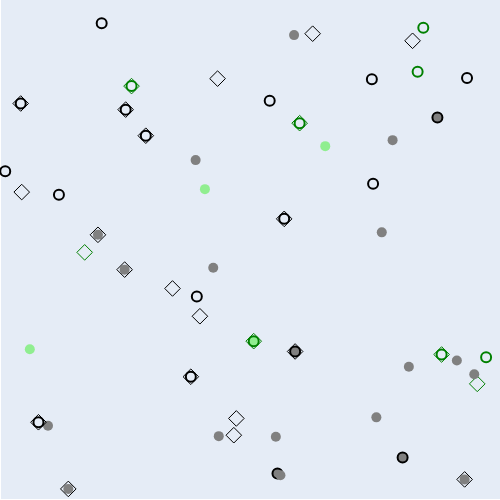

Here is the notebook cell this chart was saved with:
### Code cell
fig = go.Figure()

for i in range(100):
    if i in indices4:
        fillcolor='lightgreen'
        color = 'green'
    else:
        fillcolor = 'grey'
        color = 'black'
    
    if i in indices1:
        fig.add_trace(go.Scatter(
            x=[points[i, 0]], 
            y=[points[i, 1]],
            mode='markers',
            marker=dict(
                size=10,
                color=fillcolor,
            ),
        ))
        
    if i in indices2:
        fig.add_trace(go.Scatter(
            x=[points[i, 0]], 
            y=[points[i, 1]],
            mode='markers',
            marker=dict(
                size=10,
                color='rgba(0, 0, 0, 0)',
                line=dict(
                    color=color,
                    width=2,
                ),
            ),
        ))

    if i in indices3:
        fig.add_trace(go.Scatter(
            x=[points[i, 0]], 
            y=[points[i, 1]],
            mode='markers',
            marker=dict(
                size=12,
                symbol='diamond-open',
                color=color,
            ),
            line=dict(
                color=color,
                width=2,
            ),
        ))


fig.update_layout(
    xaxis=dict(
        range=[0, 1],
        showgrid=False,
        showline=False,
        showticklabels=False,
    ),
    yaxis=dict(
        range=[0, 1],
        showgrid=False,
        showline=False,
        showticklabels=False,
    ),
    showlegend=False,
    margin=dict(
        l=0,
        r=0,
        b=0,
        t=0,
    ),
    width=500,
    height=500,
)

### Figure 1 — Plotly figure (JSON) as saved in the notebook; plotly's stock layout.template omitted (floating-point values rounded to 4 significant figures)
{"data": [{"marker": {"color": "rgba(0, 0, 0, 0)", "line": {"color": "black", "width": 2}, "size": 10}, "mode": "markers", "x": [0.5394], "y": [0.7985], "type": "scatter"}, {"marker": {"color": "lightgreen", "size": 10}, "mode": "markers", "x": [0.5074], "y": [0.3177], "type": "scatter"}, {"marker": {"color": "rgba(0, 0, 0, 0)", "line": {"color": "green", "width": 2}, "size": 10}, "mode": "markers", "x": [0.5074], "y": [0.3177], "type": "scatter"}, {"line": {"color": "green", "width": 2}, "marker": {"color": "green", "size": 12, "symbol": "diamond-open"}, "mode": "markers", "x": [0.5074], "y": [0.3177], "type": "scatter"}, {"marker": {"color": "grey", "size": 10}, "mode": "markers", "x": [0.7636], "y": [0.5353], "type": "scatter"}, {"line": {"color": "black", "width": 2}, "marker": {"color": "black", "size": 12, "symbol": "diamond-open"}, "mode": "markers", "x": [0.4727], "y": [0.1631], "type": "scatter"}, {"marker": {"color": "rgba(0, 0, 0, 0)", "line": {"color": "green", "width": 2}, "size": 10}, "mode": "markers", "x": [0.8832], "y": [0.291], "type": "scatter"}, {"line": {"color": "green", "width": 2}, "marker": {"color": "green", "size": 12, "symbol": "diamond-open"}, "mode": "markers", "x": [0.8832], "y": [0.291], "type": "scatter"}, {"marker": {"color": "grey", "size": 10}, "mode": "markers", "x": [0.8052], "y": [0.08507], "type": "scatter"}, {"marker": {"color": "rgba(0, 0, 0, 0)", "line": {"color": "black", "width": 2}, "size": 10}, "mode": "markers", "x": [0.8052], "y": [0.08507], "type": "scatter"}, {"line": {"color": "green", "width": 2}, "marker": {"color": "green", "size": 12, "symbol": "diamond-open"}, "mode": "markers", "x": [0.9545], "y": [0.2323], "type": "scatter"}, {"marker": {"color": "grey", "size": 10}, "mode": "markers", "x": [0.3912], "y": [0.6798], "type": "scatter"}, {"line": {"color": "black", "width": 2}, "marker": {"color": "black", "size": 12, "symbol": "diamond-open"}, "mode": "markers", "x": [0.8251], "y": [0.9184], "type": "scatter"}, {"marker": {"color": "rgba(0, 0, 0, 0)", "line": {"color": "black", "width": 2}, "size": 10}, "mode": "markers", "x": [0.934], "y": [0.844], "type": "scatter"}, {"marker": {"color": "grey", "size": 10}, "mode": "markers", "x": [0.8177], "y": [0.2666], "type": "scatter"}, {"marker": {"color": "rgba(0, 0, 0, 0)", "line": {"color": "green", "width": 2}, "size": 10}, "mode": "markers", "x": [0.263], "y": [0.8278], "type": "scatter"}, {"line": {"color": "green", "width": 2}, "marker": {"color": "green", "size": 12, "symbol": "diamond-open"}, "mode": "markers", "x": [0.263], "y": [0.8278], "type": "scatter"}, {"marker": {"color": "rgba(0, 0, 0, 0)", "line": {"color": "black", "width": 2}, "size": 10}, "mode": "markers", "x": [0.04146], "y": [0.793], "type": "scatter"}, {"line": {"color": "black", "width": 2}, "marker": {"color": "black", "size": 12, "symbol": "diamond-open"}, "mode": "markers", "x": [0.04146], "y": [0.793], "type": "scatter"}, {"marker": {"color": "rgba(0, 0, 0, 0)", "line": {"color": "black", "width": 2}, "size": 10}, "mode": "markers", "x": [0.7437], "y": [0.8417], "type": "scatter"}, {"marker": {"color": "grey", "size": 10}, "mode": "markers", "x": [0.096], "y": [0.1486], "type": "scatter"}, {"marker": {"color": "lightgreen", "size": 10}, "mode": "markers", "x": [0.6505], "y": [0.7077], "type": "scatter"}, {"marker": {"color": "grey", "size": 10}, "mode": "markers", "x": [0.4375], "y": [0.1277], "type": "scatter"}, {"marker": {"color": "grey", "size": 10}, "mode": "markers", "x": [0.5517], "y": [0.1265], "type": "scatter"}, {"line": {"color": "black", "width": 2}, "marker": {"color": "black", "size": 12, "symbol": "diamond-open"}, "mode": "markers", "x": [0.6253], "y": [0.9326], "type": "scatter"}, {"marker": {"color": "rgba(0, 0, 0, 0)", "line": {"color": "black", "width": 2}, "size": 10}, "mode": "markers", "x": [0.3937], "y": [0.4068], "type": "scatter"}, {"marker": {"color": "grey", "size": 10}, "mode": "markers", "x": [0.5882], "y": [0.9298], "type": "scatter"}, {"line": {"color": "black", "width": 2}, "marker": {"color": "black", "size": 12, "symbol": "diamond-open"}, "mode": "markers", "x": [0.4676], "y": [0.1296], "type": "scatter"}, {"marker": {"color": "grey", "size": 10}, "mode": "markers", "x": [0.8748], "y": [0.765], "type": "scatter"}, {"marker": {"color": "rgba(0, 0, 0, 0)", "line": {"color": "black", "width": 2}, "size": 10}, "mode": "markers", "x": [0.8748], "y": [0.765], "type": "scatter"}, {"marker": {"color": "grey", "size": 10}, "mode": "markers", "x": [0.5549], "y": [0.05295], "type": "scatter"}, {"marker": {"color": "rgba(0, 0, 0, 0)", "line": {"color": "black", "width": 2}, "size": 10}, "mode": "markers", "x": [0.5549], "y": [0.05295], "type": "scatter"}, {"line": {"color": "black", "width": 2}, "marker": {"color": "black", "size": 12, "symbol": "diamond-open"}, "mode": "markers", "x": [0.3998], "y": [0.3675], "type": "scatter"}, {"marker": {"color": "rgba(0, 0, 0, 0)", "line": {"color": "green", "width": 2}, "size": 10}, "mode": "markers", "x": [0.9722], "y": [0.2854], "type": "scatter"}, {"marker": {"color": "rgba(0, 0, 0, 0)", "line": {"color": "black", "width": 2}, "size": 10}, "mode": "markers", "x": [0.2034], "y": [0.9536], "type": "scatter"}, {"marker": {"color": "rgba(0, 0, 0, 0)", "line": {"color": "black", "width": 2}, "size": 10}, "mode": "markers", "x": [0.1179], "y": [0.6106], "type": "scatter"}, {"marker": {"color": "rgba(0, 0, 0, 0)", "line": {"color": "black", "width": 2}, "size": 10}, "mode": "markers", "x": [0.3817], "y": [0.2465], "type": "scatter"}, {"line": {"color": "black", "width": 2}, "marker": {"color": "black", "size": 12, "symbol": "diamond-open"}, "mode": "markers", "x": [0.3817], "y": [0.2465], "type": "scatter"}, {"marker": {"color": "grey", "size": 10}, "mode": "markers", "x": [0.2493], "y": [0.4607], "type": "scatter"}, {"line": {"color": "black", "width": 2}, "marker": {"color": "black", "size": 12, "symbol": "diamond-open"}, "mode": "markers", "x": [0.2493], "y": [0.4607], "type": "scatter"}, {"line": {"color": "black", "width": 2}, "marker": {"color": "black", "size": 12, "symbol": "diamond-open"}, "mode": "markers", "x": [0.4352], "y": [0.8427], "type": "scatter"}, {"line": {"color": "black", "width": 2}, "marker": {"color": "black", "size": 12, "symbol": "diamond-open"}, "mode": "markers", "x": [0.04344], "y": [0.6158], "type": "scatter"}, {"marker": {"color": "lightgreen", "size": 10}, "mode": "markers", "x": [0.4098], "y": [0.6217], "type": "scatter"}, {"marker": {"color": "grey", "size": 10}, "mode": "markers", "x": [0.7527], "y": [0.1653], "type": "scatter"}, {"marker": {"color": "rgba(0, 0, 0, 0)", "line": {"color": "black", "width": 2}, "size": 10}, "mode": "markers", "x": [0.01046], "y": [0.6577], "type": "scatter"}, {"marker": {"color": "grey", "size": 10}, "mode": "markers", "x": [0.9293], "y": [0.04119], "type": "scatter"}, {"line": {"color": "black", "width": 2}, "marker": {"color": "black", "size": 12, "symbol": "diamond-open"}, "mode": "markers", "x": [0.9293], "y": [0.04119], "type": "scatter"}, {"marker": {"color": "rgba(0, 0, 0, 0)", "line": {"color": "black", "width": 2}, "size": 10}, "mode": "markers", "x": [0.5684], "y": [0.5623], "type": "scatter"}, {"line": {"color": "black", "width": 2}, "marker": {"color": "black", "size": 12, "symbol": "diamond-open"}, "mode": "markers", "x": [0.5684], "y": [0.5623], "type": "scatter"}, {"marker": {"color": "rgba(0, 0, 0, 0)", "line": {"color": "black", "width": 2}, "size": 10}, "mode": "markers", "x": [0.2916], "y": [0.7286], "type": "scatter"}, {"line": {"color": "black", "width": 2}, "marker": {"color": "black", "size": 12, "symbol": "diamond-open"}, "mode": "markers", "x": [0.2916], "y": [0.7286], "type": "scatter"}, {"line": {"color": "black", "width": 2}, "marker": {"color": "black", "size": 12, "symbol": "diamond-open"}, "mode": "markers", "x": [0.345], "y": [0.4231], "type": "scatter"}, {"marker": {"color": "rgba(0, 0, 0, 0)", "line": {"color": "green", "width": 2}, "size": 10}, "mode": "markers", "x": [0.8466], "y": [0.9447], "type": "scatter"}, {"marker": {"color": "grey", "size": 10}, "mode": "markers", "x": [0.1959], "y": [0.5304], "type": "scatter"}, {"line": {"color": "black", "width": 2}, "marker": {"color": "black", "size": 12, "symbol": "diamond-open"}, "mode": "markers", "x": [0.1959], "y": [0.5304], "type": "scatter"}, {"marker": {"color": "grey", "size": 10}, "mode": "markers", "x": [0.5902], "y": [0.2971], "type": "scatter"}, {"marker": {"color": "rgba(0, 0, 0, 0)", "line": {"color": "black", "width": 2}, "size": 10}, "mode": "markers", "x": [0.5902], "y": [0.2971], "type": "scatter"}, {"line": {"color": "black", "width": 2}, "marker": {"color": "black", "size": 12, "symbol": "diamond-open"}, "mode": "markers", "x": [0.5902], "y": [0.2971], "type": "scatter"}, {"marker": {"color": "grey", "size": 10}, "mode": "markers", "x": [0.4265], "y": [0.4646], "type": "scatter"}, {"marker": {"color": "grey", "size": 10}, "mode": "markers", "x": [0.7852], "y": [0.7197], "type": "scatter"}, {"marker": {"color": "grey", "size": 10}, "mode": "markers", "x": [0.1366], "y": [0.02211], "type": "scatter"}, {"line": {"color": "black", "width": 2}, "marker": {"color": "black", "size": 12, "symbol": "diamond-open"}, "mode": "markers", "x": [0.1366], "y": [0.02211], "type": "scatter"}, {"marker": {"color": "rgba(0, 0, 0, 0)", "line": {"color": "black", "width": 2}, "size": 10}, "mode": "markers", "x": [0.2513], "y": [0.7807], "type": "scatter"}, {"line": {"color": "black", "width": 2}, "marker": {"color": "black", "size": 12, "symbol": "diamond-open"}, "mode": "markers", "x": [0.2513], "y": [0.7807], "type": "scatter"}, {"line": {"color": "green", "width": 2}, "marker": {"color": "green", "size": 12, "symbol": "diamond-open"}, "mode": "markers", "x": [0.1693], "y": [0.4953], "type": "scatter"}, {"marker": {"color": "lightgreen", "size": 10}, "mode": "markers", "x": [0.05963], "y": [0.3015], "type": "scatter"}, {"marker": {"color": "rgba(0, 0, 0, 0)", "line": {"color": "green", "width": 2}, "size": 10}, "mode": "markers", "x": [0.5993], "y": [0.7537], "type": "scatter"}, {"line": {"color": "green", "width": 2}, "marker": {"color": "green", "size": 12, "symbol": "diamond-open"}, "mode": "markers", "x": [0.5993], "y": [0.7537], "type": "scatter"}, {"marker": {"color": "rgba(0, 0, 0, 0)", "line": {"color": "green", "width": 2}, "size": 10}, "mode": "markers", "x": [0.8353], "y": [0.8564], "type": "scatter"}, {"marker": {"color": "rgba(0, 0, 0, 0)", "line": {"color": "black", "width": 2}, "size": 10}, "mode": "markers", "x": [0.7462], "y": [0.6325], "type": "scatter"}, {"marker": {"color": "grey", "size": 10}, "mode": "markers", "x": [0.9485], "y": [0.2516], "type": "scatter"}, {"marker": {"color": "grey", "size": 10}, "mode": "markers", "x": [0.5609], "y": [0.0496], "type": "scatter"}, {"marker": {"color": "rgba(0, 0, 0, 0)", "line": {"color": "black", "width": 2}, "size": 10}, "mode": "markers", "x": [0.07692], "y": [0.1555], "type": "scatter"}, {"line": {"color": "black", "width": 2}, "marker": {"color": "black", "size": 12, "symbol": "diamond-open"}, "mode": "markers", "x": [0.07692], "y": [0.1555], "type": "scatter"}, {"marker": {"color": "grey", "size": 10}, "mode": "markers", "x": [0.9137], "y": [0.2792], "type": "scatter"}], "layout": {"xaxis": {"range": [0, 1], "showgrid": false, "showline": false, "showticklabels": false}, "yaxis": {"range": [0, 1], "showgrid": false, "showline": false, "showticklabels": false}, "margin": {"l": 0, "r": 0, "b": 0, "t": 0}, "showlegend": false, "width": 500, "height": 500}}
